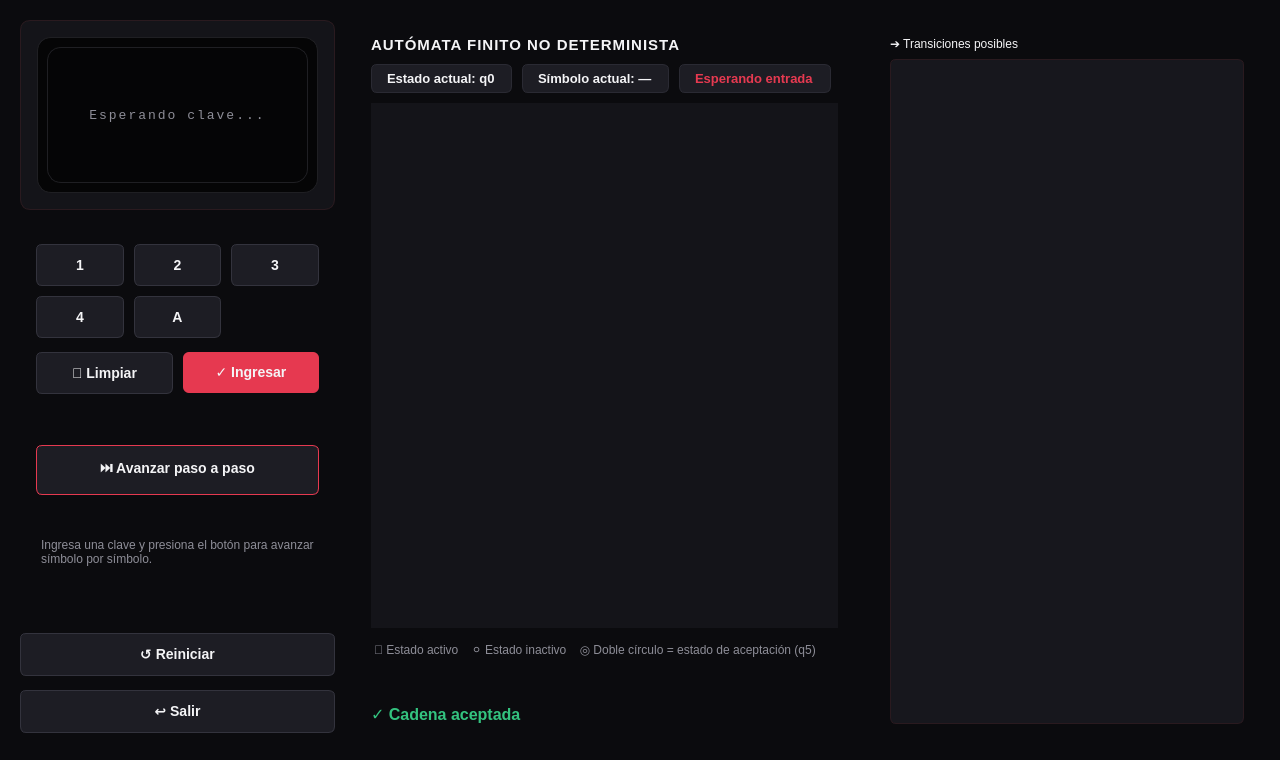
<?xml version="1.0" encoding="UTF-8"?>
<ui version="4.0">
 <class>CajaFuerte</class>
 <widget class="QWidget" name="CajaFuerte">
  <property name="geometry">
   <rect>
    <x>0</x>
    <y>0</y>
    <width>1280</width>
    <height>760</height>
   </rect>
  </property>
  <property name="windowTitle">
   <string>Simulador de Caja Fuerte - AFND</string>
  </property>
  <property name="styleSheet">
   <string>
    QWidget { background-color: #0b0b0e; color: #f4f4f6; font-family: &quot;Segoe UI&quot;; }
    QFrame#panel { background-color: #141419; border: 1px solid #2a1a1f; border-radius: 10px; }
    QLabel { border: none; background: transparent; }
    QLabel#titulo { font-weight: bold; font-size: 15px; color: #f4f4f6; letter-spacing: 1px; }
    QLabel#lblEstadoActual, QLabel#lblSimboloActual { background-color: #1d1d24; border: 1px solid #2a2a33; border-radius: 6px; padding: 6px 12px; font-weight: bold; font-size: 13px; }
    QLabel#lblEstadoInfo { background-color: #1d1d24; border: 1px solid #2a2a33; border-radius: 6px; padding: 6px 12px; font-weight: bold; font-size: 13px; color: #e63950; }
    QLabel#lblPasoInfo { color: #8d8d97; font-size: 12px; padding: 4px 2px; }
    QLabel#lblLeyenda { color: #8d8d97; font-size: 12px; padding-top: 4px; }
    QPushButton { background-color: #1d1d24; border: 1px solid #33333d; border-radius: 6px; font-weight: bold; font-size: 14px; padding: 12px; }
    QPushButton:hover { background-color: #26262f; }
    QPushButton:disabled { color: #55555f; background-color: #17171c; }
    QPushButton#btnEnter { background-color: #e63950; border: none; }
    QPushButton#btnEnter:hover { background-color: #c62339; }
    QPushButton#btnPaso { background-color: #1d1d24; border: 1px solid #e63950; color: #f4f4f6; }
    QPushButton#btnPaso:hover { background-color: #2a1820; }
    QGraphicsView { background-color: #141419; border: none; }
    QTextEdit { background-color: #17171d; border: 1px solid #2a1a1f; border-radius: 6px; font-family: &quot;Consolas&quot;; padding: 8px; }
   </string>
  </property>

  <layout class="QHBoxLayout" name="mainLayout">
   <property name="spacing"><number>20</number></property>
   <property name="leftMargin"><number>20</number></property>
   <property name="topMargin"><number>20</number></property>
   <property name="rightMargin"><number>20</number></property>
   <property name="bottomMargin"><number>20</number></property>

   <!-- COLUMNA IZQUIERDA -->
   <item>
    <layout class="QVBoxLayout" name="colIzquierda">
     <property name="spacing"><number>14</number></property>
     <property name="sizeConstraint"><enum>QLayout::SetFixedSize</enum></property>

     <item>
      <widget class="QFrame" name="panel">
       <layout class="QVBoxLayout">
        <property name="leftMargin"><number>16</number></property>
        <property name="topMargin"><number>16</number></property>
        <property name="rightMargin"><number>16</number></property>
        <property name="bottomMargin"><number>16</number></property>
        <item>
         <widget class="QFrame" name="pantallaLCD">
          <property name="minimumSize"><size><width>268</width><height>110</height></size></property>
          <property name="styleSheet"><string>background-color: #050506; border-radius: 14px; border: 1px solid #1f1f23;</string></property>
          <layout class="QVBoxLayout">
           <item><widget class="QLabel" name="lblLCD"><property name="text"><string>Esperando clave...</string></property><property name="alignment"><set>Qt::AlignCenter</set></property><property name="styleSheet"><string>color: #8d8d97; font-family: Consolas; font-size: 13px; letter-spacing: 2px;</string></property></widget></item>
          </layout>
         </widget>
        </item>
       </layout>
      </widget>
     </item>

     <item>
      <widget class="QFrame" name="panel">
       <layout class="QVBoxLayout">
        <property name="leftMargin"><number>16</number></property>
        <property name="topMargin"><number>16</number></property>
        <property name="rightMargin"><number>16</number></property>
        <property name="bottomMargin"><number>16</number></property>
        <property name="spacing"><number>10</number></property>
        <item>
         <layout class="QGridLayout" name="gridTeclado">
          <property name="spacing"><number>10</number></property>
          <item row="0" column="0"><widget class="QPushButton" name="btn1"><property name="text"><string>1</string></property></widget></item>
          <item row="0" column="1"><widget class="QPushButton" name="btn2"><property name="text"><string>2</string></property></widget></item>
          <item row="0" column="2"><widget class="QPushButton" name="btn3"><property name="text"><string>3</string></property></widget></item>
          <item row="1" column="0"><widget class="QPushButton" name="btn4"><property name="text"><string>4</string></property></widget></item>
          <item row="1" column="1"><widget class="QPushButton" name="btnA"><property name="text"><string>A</string></property></widget></item>
         </layout>
        </item>
        <item>
         <layout class="QHBoxLayout" name="filaAcciones">
          <property name="spacing"><number>10</number></property>
          <item><widget class="QPushButton" name="btnClear"><property name="text"><string>🧹 Limpiar</string></property></widget></item>
          <item><widget class="QPushButton" name="btnEnter"><property name="text"><string>✓ Ingresar</string></property></widget></item>
         </layout>
        </item>
       </layout>
      </widget>
     </item>

     <item>
      <widget class="QFrame" name="panel">
       <layout class="QVBoxLayout">
        <property name="leftMargin"><number>16</number></property>
        <property name="topMargin"><number>16</number></property>
        <property name="rightMargin"><number>16</number></property>
        <property name="bottomMargin"><number>16</number></property>
        <property name="spacing"><number>6</number></property>
        <item><widget class="QPushButton" name="btnPaso"><property name="text"><string>⏭ Avanzar paso a paso</string></property></widget></item>
        <item><widget class="QLabel" name="lblPasoInfo"><property name="text"><string>Ingresa una clave y presiona el botón para avanzar símbolo por símbolo.</string></property><property name="wordWrap"><bool>true</bool></property></widget></item>
       </layout>
      </widget>
     </item>

     <item><widget class="QPushButton" name="btnReiniciar"><property name="text"><string>↺ Reiniciar</string></property></widget></item>
     <item><widget class="QPushButton" name="btnSalir"><property name="text"><string>↩ Salir</string></property></widget></item>
     <item><spacer><property name="orientation"><enum>Qt::Vertical</enum></property></spacer></item>
    </layout>
   </item>

   <!-- COLUMNA CENTRAL -->
   <item>
    <layout class="QVBoxLayout" name="colCentro">
     <property name="spacing"><number>16</number></property>
     <item>
      <widget class="QFrame" name="panel">
       <layout class="QVBoxLayout">
        <property name="leftMargin"><number>16</number></property>
        <property name="topMargin"><number>16</number></property>
        <property name="rightMargin"><number>16</number></property>
        <property name="bottomMargin"><number>16</number></property>
        <property name="spacing"><number>10</number></property>
        <item><widget class="QLabel" name="titulo"><property name="text"><string>AUTÓMATA FINITO NO DETERMINISTA</string></property></widget></item>
        <item>
         <layout class="QHBoxLayout">
          <property name="spacing"><number>10</number></property>
          <item><widget class="QLabel" name="lblEstadoActual"><property name="text"><string>Estado actual: q0</string></property></widget></item>
          <item><widget class="QLabel" name="lblSimboloActual"><property name="text"><string>Símbolo actual: —</string></property></widget></item>
          <item><widget class="QLabel" name="lblEstadoInfo"><property name="text"><string>Esperando entrada</string></property></widget></item>
          <item><spacer><property name="orientation"><enum>Qt::Horizontal</enum></property></spacer></item>
         </layout>
        </item>
        <item><widget class="QGraphicsView" name="canvasAFND"/></item>
        <item><widget class="QLabel" name="lblLeyenda"><property name="text"><string>🔴 Estado activo    ⚪ Estado inactivo    ◎ Doble círculo = estado de aceptación (q5)</string></property></widget></item>
       </layout>
      </widget>
     </item>

     <item>
      <widget class="QFrame" name="panel">
       <property name="maximumSize"><size><width>16777215</width><height>100</height></size></property>
       <layout class="QHBoxLayout">
        <property name="leftMargin"><number>16</number></property>
        <property name="topMargin"><number>16</number></property>
        <property name="rightMargin"><number>16</number></property>
        <property name="bottomMargin"><number>16</number></property>
        <item><widget class="QLabel" name="lblAceptada"><property name="text"><string>✓ Cadena aceptada</string></property><property name="styleSheet"><string>color: #33c37f; font-size: 16px; font-weight: bold;</string></property></widget></item>
        <item><spacer><property name="orientation"><enum>Qt::Horizontal</enum></property></spacer></item>
       </layout>
      </widget>
     </item>
    </layout>
   </item>

   <!-- COLUMNA DERECHA -->
   <item>
    <layout class="QVBoxLayout" name="colDerecha">
     <property name="spacing"><number>14</number></property>
     <property name="sizeConstraint"><enum>QLayout::SetFixedSize</enum></property>

     <item>
      <widget class="QFrame" name="panel">
       <layout class="QVBoxLayout">
        <property name="leftMargin"><number>16</number></property>
        <property name="topMargin"><number>16</number></property>
        <property name="rightMargin"><number>16</number></property>
        <property name="bottomMargin"><number>16</number></property>
        <property name="spacing"><number>8</number></property>
        <item><widget class="QLabel" name="titulo"><property name="text"><string>➔ Transiciones posibles</string></property></widget></item>
        <item><widget class="QTextEdit" name="txtTransiciones"><property name="readOnly"><bool>true</bool></property></widget></item>
       </layout>
      </widget>
     </item>

    </layout>
   </item>

  </layout>
 </widget>
</ui>
